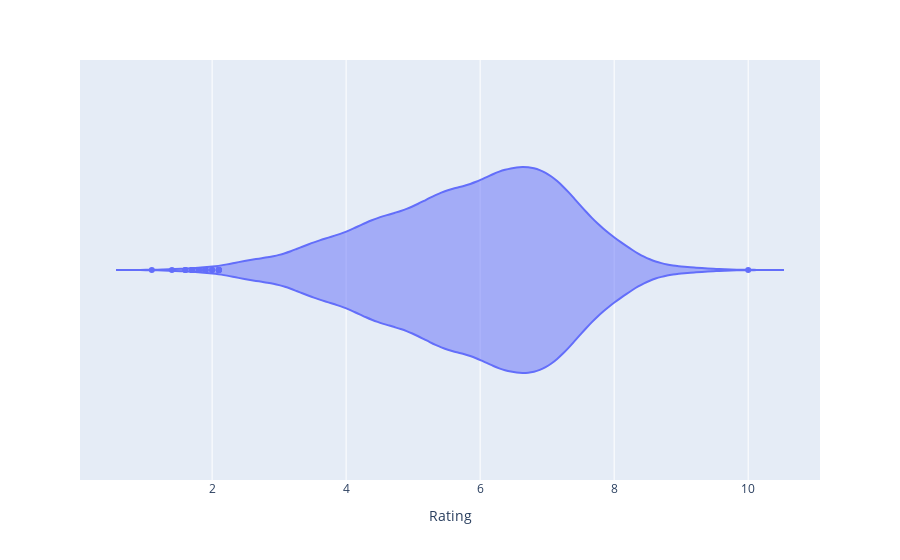

The notebook cell saved with this chart:
### Markdown cell above
# Univariate analysis

### Code cell
iplot(px.violin(data_frame=data,x="Rating"))

### Figure 1 — Plotly figure (JSON) as saved in the notebook; plotly's stock layout.template omitted (floating-point values rounded to 4 significant figures; data arrays with more than 128 entries replaced by an {"elided": "..."} marker saying what was removed)
{"data": [{"alignmentgroup": "True", "box": {"visible": false}, "hovertemplate": "Rating=%{x}<extra></extra>", "legendgroup": "", "marker": {"color": "#636efa"}, "name": "", "offsetgroup": "", "orientation": "h", "scalegroup": "True", "showlegend": false, "type": "violin", "x": {"elided": "5657 float values"}, "x0": " ", "xaxis": "x", "y0": " ", "yaxis": "y"}], "layout": {"legend": {"tracegroupgap": 0}, "margin": {"t": 60}, "violinmode": "group", "xaxis": {"anchor": "y", "domain": [0, 1], "title": {"text": "Rating"}}, "yaxis": {"anchor": "x", "domain": [0, 1]}}}
